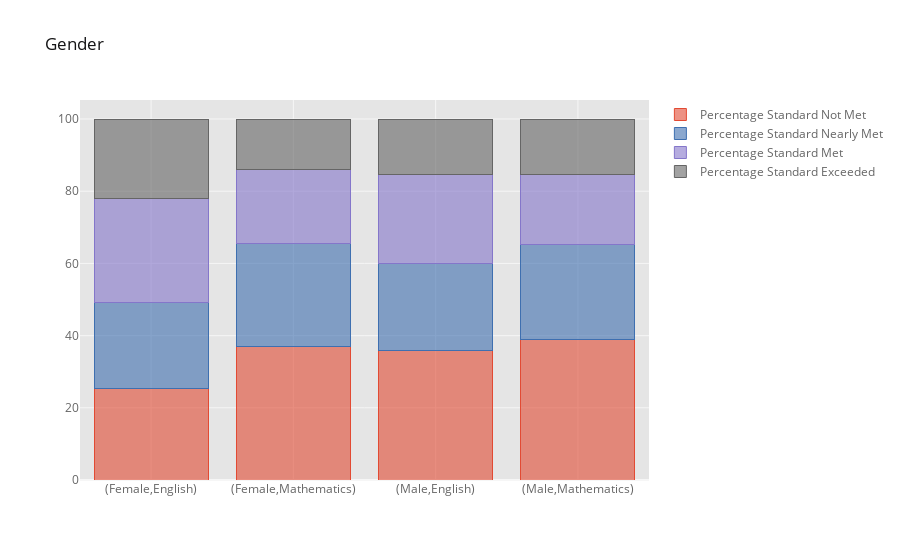

Notebook cell for this chart:
### Code cell
stackedbar_interactive(final_data, 'Gender')

### Figure 1 — Plotly figure (JSON) as saved in the notebook; plotly's stock layout.template omitted (floating-point values rounded to 4 significant figures)
{"data": [{"marker": {"color": "rgba(226, 74, 51, 0.6)", "line": {"color": "rgba(226, 74, 51, 1.0)", "width": 1}}, "name": "Percentage Standard Not Met", "orientation": "v", "text": "", "type": "bar", "x": ["(Female,English)", "(Female,Mathematics)", "(Male,English)", "(Male,Mathematics)"], "y": [25.42, 36.86, 35.87, 38.94]}, {"marker": {"color": "rgba(62, 111, 176, 0.6)", "line": {"color": "rgba(62, 111, 176, 1.0)", "width": 1}}, "name": "Percentage Standard Nearly Met", "orientation": "v", "text": "", "type": "bar", "x": ["(Female,English)", "(Female,Mathematics)", "(Male,English)", "(Male,Mathematics)"], "y": [23.71, 28.55, 24.05, 26.23]}, {"marker": {"color": "rgba(132, 118, 202, 0.6)", "line": {"color": "rgba(132, 118, 202, 1.0)", "width": 1}}, "name": "Percentage Standard Met", "orientation": "v", "text": "", "type": "bar", "x": ["(Female,English)", "(Female,Mathematics)", "(Male,English)", "(Male,Mathematics)"], "y": [28.96, 20.69, 24.61, 19.54]}, {"marker": {"color": "rgba(101, 101, 101, 0.6)", "line": {"color": "rgba(101, 101, 101, 1.0)", "width": 1}}, "name": "Percentage Standard Exceeded", "orientation": "v", "text": "", "type": "bar", "x": ["(Female,English)", "(Female,Mathematics)", "(Male,English)", "(Male,Mathematics)"], "y": [21.91, 13.9, 15.47, 15.29]}], "layout": {"autosize": true, "barmode": "stack", "legend": {"bgcolor": "#FFFFFF", "font": {"color": "#666666"}, "traceorder": "normal"}, "paper_bgcolor": "#FFFFFF", "plot_bgcolor": "#E5E5E5", "title": {"font": {"color": "#151516"}, "text": "Gender"}, "xaxis": {"autorange": true, "gridcolor": "#F6F6F6", "range": [-0.5, 3.5], "showgrid": true, "tickfont": {"color": "#666666"}, "title": {"font": {"color": "#666666"}, "text": ""}, "type": "category", "zerolinecolor": "#F6F6F6"}, "yaxis": {"autorange": true, "gridcolor": "#F6F6F6", "range": [0, 105.3], "showgrid": true, "tickfont": {"color": "#666666"}, "title": {"font": {"color": "#666666"}, "text": ""}, "type": "linear", "zerolinecolor": "#F6F6F6"}}}
